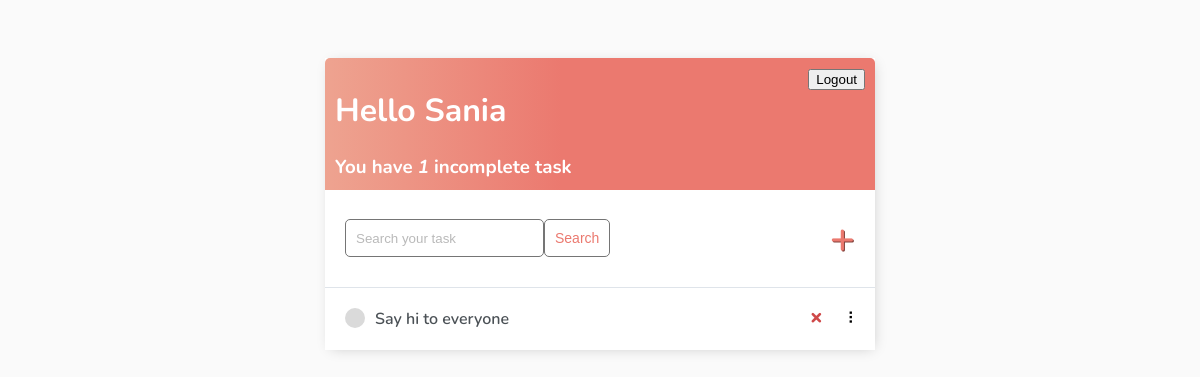
Before: / (signed in) with the older database file.
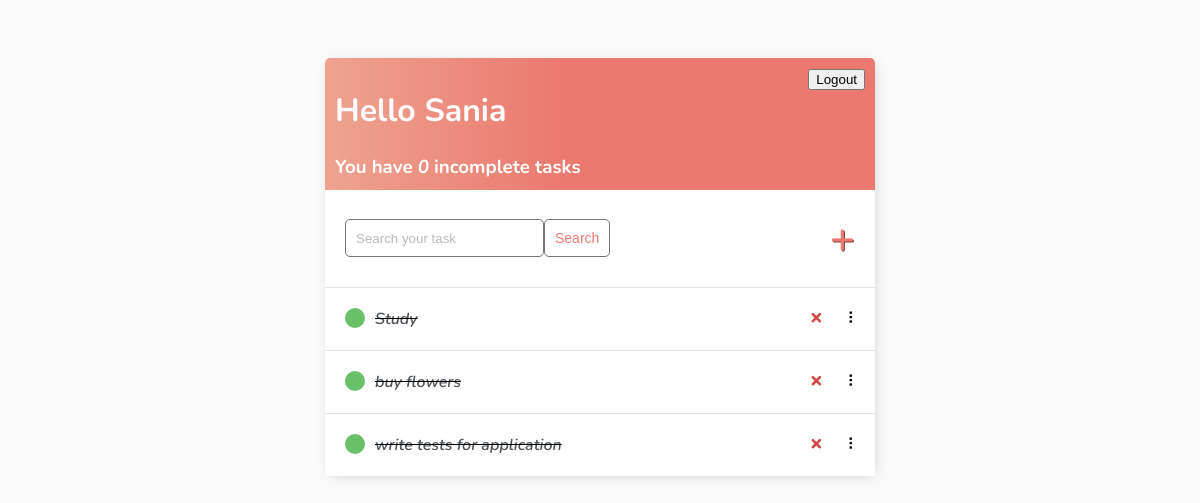
After: the same page with the newer database file.
### base/models.py (models this page shows)
class Task(models.Model):
    user = models.ForeignKey(User, on_delete=CASCADE)
    title = models.CharField(max_length=200)
    description = models.TextField(blank = True)
    complete = models.BooleanField(default=False)
    created = models.DateTimeField(auto_now_add=True)
    def __str__(self):
        return self.title
    class Meta:
        ordering = ['complete']

### base/views.py (the view)
# urls.py: path('', TaskList.as_view(), name='tasks'),
class TaskList(LoginRequiredMixin, ListView):
    model = Task
    context_object_name = 'tasks'
    def get_context_data(self, **kwargs):
        context = super().get_context_data(**kwargs)
        context['tasks'] = context['tasks'].filter(user=self.request.user)
        context['count'] = context['tasks'].filter(complete=False).count()
        search_input = self.request.GET.get('search-area') or ''
        if search_input:
           context['tasks'] = context['tasks'].filter(
            title__icontains=search_input)
           context['search_input'] = search_input
        return context

### base/templates/base/task_list.html (shortened to what this page needs)
{% extends 'base/main.html' %}
{% block content %}
<div class="header-bar">
    <div>
        <h1>Hello {{request.user|title}}</h1>
        <h3 style="margin:0">You have <i>{{count}}</i> incomplete task{{ count|pluralize:"s" }}</h3>
    </div>
    {% if request.user.is_authenticated %}
    <form method="post" action="{% url 'logout' %}">
        <button type="submit">Logout</button>
    </form>
    {% else %}
    <a href="{% url 'login' %}">Login</a> {% endif %}
</div>
<div id="search-add-wrapper">
    <form method="GET" style="display: flex;">
        <input type='text' name='search-area' placeholder="Search your task" value="{{search_input}}">
        <input class="button" type="submit" value='Search'>
    </form>
    {% if tasks|length > 0 %}
    <a id="add-link" href="{% url 'task-create' %}">&#x2b;</a>
    {% endif %}
</div>
<div id="tasklist" class="task-items-wrapper">
    {% for task in tasks %}
    <div class="task-wrapper" data-position="{{task.pk}}">
        <div class="task-title">
            {% if task.complete %}
            <div class="task-complete-icon"></div>
            <i><s><a href="{% url 'task-update' task.id %}">{{task}}</a></s></i> {% else %}
            <div class="task-incomplete-icon"></div>
            <a href="{% url 'task-update' task.id %}">{{task}}</a> {% endif %}
        </div>
        <div class="task-controls">
            <a class="delete-link" href="{% url 'task-delete' task.id %}">&#215;</a>
            <span class="handle">&nbsp;&#10247;</span>
        </div>
    </div>
    {% empty %}
    <div style="text-align: center; padding-bottom: 10px; line-height: 1em;">
        <h3>No new tasks are created.</h3>
        <h3>Create a <a style="text-decoration: none; color: #e53935;" href="{% url 'task-create' %}">New task</a> ! </h3>
    </div>
    {% endfor %}
</div>
{% endblock content %}

### base/templates/base/main.html (shortened to what this page needs)
<!DOCTYPE html>
<html lang="en">
<head>
</head>
<body>
    <div class="container">
        {% block content %} {% endblock content %}
    </div>
</body>
</html>

### base/templates/base/main.html (style rules this page uses)
body { background-color: #FAFAFA; font-family: 'Nunito', sans-serif; padding-top: 50px; }
h1, h2, h3, h4, h5, h6, { font-family: 'Raleway', sans-serif; }
a, p { color: #4b5156 }
a { font-weight: 600; }
.container { max-width: 550px; margin: auto; background-color: #fff; -webkit-box-shadow: 2px 2px 13px -4px rgba(0, 0, 0, 0.21); box-shadow: 2px 2px 13px -4px rgba(0, 0, 0, 0.21); }
input { outline: none; border: none; }
.header-bar { display: flex; justify-content: space-between; color: #fff; padding: 10px; border-radius: 5px 5px 0 0; background: linear-gradient(90deg, #EEA390 0%, #EB796F 43%, #EB796F 100%); }
.task-wrapper { display: flex; align-items: center; justify-content: space-between; background-color: #fff; border-top: 1px solid #dfe4ea; overflow: hidden; }
.task-title { display: flex; padding: 20px; }
.task-title a { text-decoration: none; color: #4b5156; margin-left: 10px; }
.task-complete-icon { height: 20px; width: 20px; background-color: rgb(105, 192, 105); border-radius: 50%; }
.delete-link { text-decoration: none; font-weight: 900; color: #cf4949; font-size: 22px; line-height: 0; padding: 20px 0px; }
.handle { display: inline-block; padding: 20px 16px; cursor: grab; user-select: none; }
.handle:after, .handle:before { display: block; content: ""; }
#add-link { color: #EB796F; text-decoration: none; font-size: 42px; text-shadow: 1px 1px #81413b; }
#search-add-wrapper { display: flex; justify-content: space-between; align-items: center; padding: 20px; }
input[type=text], input[type=password], textarea { border: 1px solid #757575; border-radius: 5px; padding: 10px; width: 90%; }
::placeholder { font-weight: 300; opacity: 0.5; }
.button { border: 1px solid #757575; background-color: #FFF; color: #EB796F; padding: 10px; font-size: 14px; border-radius: 5px; cursor: pointer; text-decoration: none; }

Changed rows visible on the page:
removed Task: title "Say hi to everyone"
added Task: title "Study"
added Task: title "buy flowers"
added Task: title "write tests for application"
Other visible differences:
{{ count }}: "1" → "0"
